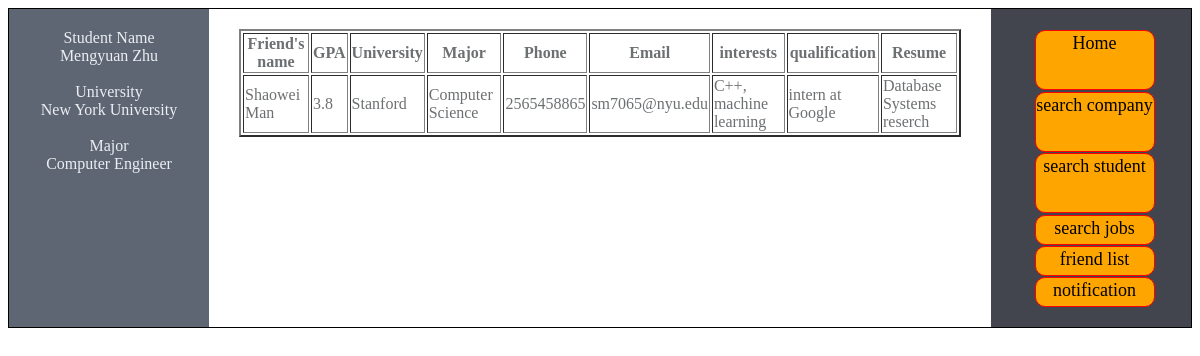
Page /frienddetail.php?sid=mz1893&fid=sm7065 on the committed database.
### tables this page shows
CREATE TABLE `Student` (
  `sid` VARCHAR(10) NOT NULL,
  `sname` VARCHAR(20) NOT NULL,
  `spassword` VARCHAR(45) NOT NULL,
  `gpa` VARCHAR(10) NULL,
  `university` VARCHAR(25) NULL,
  `major` VARCHAR(25) NULL,
  `phone` VARCHAR(15) NULL,
  `email` VARCHAR(45) NULL,
  `interests` VARCHAR(1000) NULL,
 `qualification` VARCHAR(1000) NULL,
  `resume` VARCHAR(1000) NULL,
  `security` ENUM('allow', 'not allow')  NULL,
  PRIMARY KEY (`sid`));

### frienddetail.php (the view, shortened to what this page needs)
<?php
$con = dbopen();
$uid = $_GET['sid'];
$fid = $_GET['fid'];
$query = "SELECT * FROM student where sid='$uid' ";
$result = mysqli_query($con, $query);
$query1 = "SELECT *
FROM student
where sid='$fid' and (security='allow' or  sid in (select sid from friend where sid='$fid' and fid='$uid' and fstatus='accepted'))";
$result1 = mysqli_query($con, $query1);
?>
<!DOCTYPE html>
<head>
  <link rel="stylesheet" href="companystyle.css">
</head>
<body>
 <div class = "wrap" align="center">
   <div class = "left">
<?php
  if (mysqli_num_rows($result) > 0) {
    while($row = mysqli_fetch_assoc($result)) {
      echo "Student Name"."<br>";
      echo "<div>" . htmlspecialchars($row['sname']) . "</div>" . "<br>";
      echo "University"."<br>";
      echo "<div>" . htmlspecialchars($row['university']) . "</div>"."<br>";
      echo "Major"."<br>";
      echo "<div>" . htmlspecialchars($row['major']) . "</div>" ."<br>";
    }
  } else{
    echo "not enough information";
  }
?>
   </div>
   <div class = "right">
    <a href="student.php?uid=<?php echo $uid ?> " style="text-decoration: none; color: black;">
    <div style="width: 120px;  height: 60px; background-color: orange; border: solid red 1px; border-radius: 10px; text-align: center; margin-top: 1%; margin-left: 5%;">
      <p style="font-size:18px; font-family: cursive; margin: 2px auto;">
      Home
      </p>
    </div>
  </a>
       <a href="searchcompany.php?sid=<?php echo $uid ?>" style="text-decoration: none; color: black;">
    <div style="width: 120px;  height: 60px; background-color: orange; border: solid red 1px; border-radius: 10px; text-align: center; margin-top: 1%; margin-left: 5%;">
      <p style="font-size:18px; font-family: cursive; margin: 2px auto;">
      search company
      </p>
    </div>
  </a>
    <a href="searchstudent.php?sid=<?php echo $uid ?>" style="text-decoration: none; color: black;">
    <div style="width: 120px;  height: 60px; background-color: orange; border: solid red 1px; border-radius: 10px; text-align: center; margin-top: 1%; margin-left: 5%;">
      <p style="font-size:18px; font-family: cursive; margin: 2px auto;">
      search student
      </p>
    </div>
  </a>
   <a href="searchjobs.php?sid=<?php echo $uid ?>" style="text-decoration: none; color: black;">
    <div style="width: 120px;  height: 30px; background-color: orange; border: solid red 1px; border-radius: 10px; text-align: center; margin-top: 1%; margin-left: 5%;">
      <p style="font-size:18px; font-family: cursive; margin: 2px auto;">
      search jobs
      </p>
    </div>
  </a>
    <a href="friendlist.php?sid=<?php echo $uid ?>" style="text-decoration: none; color: black;">
    <div style="width: 120px;  height: 30px; background-color: orange; border: solid red 1px; border-radius: 10px; text-align: center; margin-top: 1%; margin-left: 5%;">
      <p style="font-size:18px; font-family: cursive; margin: 2px auto;">
      friend list
      </p>
    </div>
  </a>
  <a href="notification.php?sid=<?php echo $uid ?>" style="text-decoration: none; color: black;">
    <div style="width: 120px;  height: 30px; background-color: orange; border: solid red 1px; border-radius: 10px; text-align: center; margin-top: 1%; margin-left: 5%;">
      <p style="font-size:18px; font-family: cursive; margin: 2px auto;">
      notification
      </p>
    </div>
  </a>
   </div>
   <div class = "middle">
<?php
if (mysqli_num_rows($result1) > 0) {
        echo "<table border='2'>
        <tr>
        <th>Friend's name </th>
        <th>GPA</th>
        <th>University</th>
        <th>Major</th>
        <th>Phone</th>
        <th>Email</th>
        <th>interests</th>
        <th>qualification</th>
        <th>Resume</th>
        </tr>";
    while($row = mysqli_fetch_assoc($result1)){
              echo "<tr>";
               echo "<td>" . htmlspecialchars($row['sname']) . "</td>";
               echo "<td>" . htmlspecialchars($row['gpa']) . "</td>";
               echo "<td>" . htmlspecialchars($row['university']) . "</td>";
               echo "<td>" . htmlspecialchars($row['major']) . "</td>";
               echo "<td>" . htmlspecialchars($row['phone']) . "</td>";
               echo "<td>" . htmlspecialchars($row['email']) . "</td>";
               echo "<td>" . htmlspecialchars($row['interests']) . "</td>";
               echo "<td>" . htmlspecialchars($row['qualification']) . "</td>";
               echo "<td>" . htmlspecialchars($row['resume']) . "</td>";
               echo "</tr>";
    }
  echo "</table>";
}
else {
    echo "This person doesn't share his personal information";
}
?>
   </div>
 </div>
</body>
</html>

### companystyle.css (style rules this page uses)
* { box-sizing: border-box; }
.wrap { border: 1px solid; overflow : auto; position: relative; width: 100%; height: 100%; }
.left { width: 200px; float: left; color: #ebeef3; padding: 20px 30px; }
.left:after { content: ''; position: absolute; width: 200px; background: #5f6673; left: 0; top: 0; bottom: 0; z-index: -1; }
.middle { margin-left: 200px; margin-right: 200px; padding: 20px 30px; color: #6d7072; }
.middle:after { content:''; position: absolute; top: 0; bottom: 0; left: 200px; right: 200px; z-index: -1; background: #fff; }
.right { width: 200px; float: right; color: #ebeef3; padding: 20px 30px; }
.right:before { content:''; position: absolute; width: 200px; background-color: #42454e; top:0; right:0; bottom:0; z-index: -1; }

### rows in the picture
student: sname "Mengyuan Zhu", university "New York University", major "Computer Engineer"
student: sname "Shaowei Man", gpa "3.8", university "Stanford", major "Computer Science", phone "2565458865", email "sm7065@nyu.edu", interests "C++, machine learning", qualification "intern at Google", resume "Database Systems reserch"
